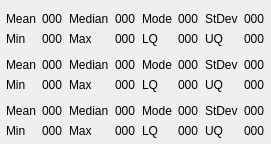
<?xml version="1.0" encoding="UTF-8"?>
<ui version="4.0">
 <class>OpenMVPluginHistogram</class>
 <widget class="QWidget" name="OpenMVPluginHistogram">
  <layout class="QVBoxLayout" name="layout" stretch="1,0,1,0,1,0">
   <property name="spacing">
    <number>6</number>
   </property>
   <property name="leftMargin">
    <number>0</number>
   </property>
   <property name="topMargin">
    <number>6</number>
   </property>
   <property name="rightMargin">
    <number>0</number>
   </property>
   <property name="bottomMargin">
    <number>6</number>
   </property>
   <item>
    <widget class="QCustomPlot" name="C0Plot" native="true"/>
   </item>
   <item>
    <widget class="QWidget" name="C0Stats" native="true">
     <layout class="QGridLayout" name="C0StatsLayout">
      <property name="leftMargin">
       <number>6</number>
      </property>
      <property name="topMargin">
       <number>0</number>
      </property>
      <property name="rightMargin">
       <number>6</number>
      </property>
      <property name="bottomMargin">
       <number>0</number>
      </property>
      <item row="1" column="1">
       <widget class="QLabel" name="C0MinValue">
        <property name="text">
         <string>000</string>
        </property>
       </widget>
      </item>
      <item row="1" column="2">
       <widget class="QLabel" name="C0MaxLabel">
        <property name="text">
         <string>Max</string>
        </property>
       </widget>
      </item>
      <item row="0" column="2">
       <widget class="QLabel" name="C0MedianLabel">
        <property name="text">
         <string>Median</string>
        </property>
       </widget>
      </item>
      <item row="1" column="3">
       <widget class="QLabel" name="C0MaxValue">
        <property name="text">
         <string>000</string>
        </property>
       </widget>
      </item>
      <item row="0" column="3">
       <widget class="QLabel" name="C0MedianValue">
        <property name="text">
         <string>000</string>
        </property>
       </widget>
      </item>
      <item row="0" column="4">
       <widget class="QLabel" name="C0ModeLabel">
        <property name="text">
         <string>Mode</string>
        </property>
       </widget>
      </item>
      <item row="0" column="5">
       <widget class="QLabel" name="C0ModeValue">
        <property name="text">
         <string>000</string>
        </property>
       </widget>
      </item>
      <item row="1" column="5">
       <widget class="QLabel" name="C0LQValue">
        <property name="text">
         <string>000</string>
        </property>
       </widget>
      </item>
      <item row="1" column="4">
       <widget class="QLabel" name="C0LQLabel">
        <property name="text">
         <string>LQ</string>
        </property>
       </widget>
      </item>
      <item row="1" column="6">
       <widget class="QLabel" name="C0UQLabel">
        <property name="text">
         <string>UQ</string>
        </property>
       </widget>
      </item>
      <item row="0" column="6">
       <widget class="QLabel" name="C0StDevLabel">
        <property name="text">
         <string>StDev</string>
        </property>
       </widget>
      </item>
      <item row="1" column="0">
       <widget class="QLabel" name="C0MinLabel">
        <property name="text">
         <string>Min</string>
        </property>
       </widget>
      </item>
      <item row="0" column="1">
       <widget class="QLabel" name="C0MeanValue">
        <property name="text">
         <string>000</string>
        </property>
       </widget>
      </item>
      <item row="0" column="0">
       <widget class="QLabel" name="C0MeanLabel">
        <property name="text">
         <string>Mean</string>
        </property>
       </widget>
      </item>
      <item row="0" column="7">
       <widget class="QLabel" name="C0StDevValue">
        <property name="text">
         <string>000</string>
        </property>
       </widget>
      </item>
      <item row="1" column="7">
       <widget class="QLabel" name="C0UQValue">
        <property name="text">
         <string>000</string>
        </property>
       </widget>
      </item>
     </layout>
    </widget>
   </item>
   <item>
    <widget class="QCustomPlot" name="C1Plot" native="true"/>
   </item>
   <item>
    <widget class="QWidget" name="C1Stats" native="true">
     <layout class="QGridLayout" name="C1StatsLayout">
      <property name="leftMargin">
       <number>6</number>
      </property>
      <property name="topMargin">
       <number>0</number>
      </property>
      <property name="rightMargin">
       <number>6</number>
      </property>
      <property name="bottomMargin">
       <number>0</number>
      </property>
      <item row="1" column="1">
       <widget class="QLabel" name="C1MinValue">
        <property name="text">
         <string>000</string>
        </property>
       </widget>
      </item>
      <item row="1" column="2">
       <widget class="QLabel" name="C1MaxLabel">
        <property name="text">
         <string>Max</string>
        </property>
       </widget>
      </item>
      <item row="0" column="2">
       <widget class="QLabel" name="C1MedianLabel">
        <property name="text">
         <string>Median</string>
        </property>
       </widget>
      </item>
      <item row="1" column="3">
       <widget class="QLabel" name="C1MaxValue">
        <property name="text">
         <string>000</string>
        </property>
       </widget>
      </item>
      <item row="0" column="3">
       <widget class="QLabel" name="C1MedianValue">
        <property name="text">
         <string>000</string>
        </property>
       </widget>
      </item>
      <item row="0" column="4">
       <widget class="QLabel" name="C1ModeLabel">
        <property name="text">
         <string>Mode</string>
        </property>
       </widget>
      </item>
      <item row="0" column="5">
       <widget class="QLabel" name="C1ModeValue">
        <property name="text">
         <string>000</string>
        </property>
       </widget>
      </item>
      <item row="1" column="5">
       <widget class="QLabel" name="C1LQValue">
        <property name="text">
         <string>000</string>
        </property>
       </widget>
      </item>
      <item row="1" column="4">
       <widget class="QLabel" name="C1LQLabel">
        <property name="text">
         <string>LQ</string>
        </property>
       </widget>
      </item>
      <item row="1" column="6">
       <widget class="QLabel" name="C1UQLabel">
        <property name="text">
         <string>UQ</string>
        </property>
       </widget>
      </item>
      <item row="0" column="6">
       <widget class="QLabel" name="C1StDevLabel">
        <property name="text">
         <string>StDev</string>
        </property>
       </widget>
      </item>
      <item row="1" column="0">
       <widget class="QLabel" name="C1MinLabel">
        <property name="text">
         <string>Min</string>
        </property>
       </widget>
      </item>
      <item row="0" column="1">
       <widget class="QLabel" name="C1MeanValue">
        <property name="text">
         <string>000</string>
        </property>
       </widget>
      </item>
      <item row="0" column="0">
       <widget class="QLabel" name="C1MeanLabel">
        <property name="text">
         <string>Mean</string>
        </property>
       </widget>
      </item>
      <item row="0" column="7">
       <widget class="QLabel" name="C1StDevValue">
        <property name="text">
         <string>000</string>
        </property>
       </widget>
      </item>
      <item row="1" column="7">
       <widget class="QLabel" name="C1UQValue">
        <property name="text">
         <string>000</string>
        </property>
       </widget>
      </item>
     </layout>
    </widget>
   </item>
   <item>
    <widget class="QCustomPlot" name="C2Plot" native="true"/>
   </item>
   <item>
    <widget class="QWidget" name="C2Stats" native="true">
     <layout class="QGridLayout" name="C2StatsLayout">
      <property name="leftMargin">
       <number>6</number>
      </property>
      <property name="topMargin">
       <number>0</number>
      </property>
      <property name="rightMargin">
       <number>6</number>
      </property>
      <property name="bottomMargin">
       <number>0</number>
      </property>
      <item row="1" column="1">
       <widget class="QLabel" name="C2MinValue">
        <property name="text">
         <string>000</string>
        </property>
       </widget>
      </item>
      <item row="1" column="2">
       <widget class="QLabel" name="C2MaxLabel">
        <property name="text">
         <string>Max</string>
        </property>
       </widget>
      </item>
      <item row="0" column="2">
       <widget class="QLabel" name="C2MedianLabel">
        <property name="text">
         <string>Median</string>
        </property>
       </widget>
      </item>
      <item row="1" column="3">
       <widget class="QLabel" name="C2MaxValue">
        <property name="text">
         <string>000</string>
        </property>
       </widget>
      </item>
      <item row="0" column="3">
       <widget class="QLabel" name="C2MedianValue">
        <property name="text">
         <string>000</string>
        </property>
       </widget>
      </item>
      <item row="0" column="4">
       <widget class="QLabel" name="C2ModeLabel">
        <property name="text">
         <string>Mode</string>
        </property>
       </widget>
      </item>
      <item row="0" column="5">
       <widget class="QLabel" name="C2ModeValue">
        <property name="text">
         <string>000</string>
        </property>
       </widget>
      </item>
      <item row="1" column="5">
       <widget class="QLabel" name="C2LQValue">
        <property name="text">
         <string>000</string>
        </property>
       </widget>
      </item>
      <item row="1" column="4">
       <widget class="QLabel" name="C2LQLabel">
        <property name="text">
         <string>LQ</string>
        </property>
       </widget>
      </item>
      <item row="1" column="6">
       <widget class="QLabel" name="C2UQLabel">
        <property name="text">
         <string>UQ</string>
        </property>
       </widget>
      </item>
      <item row="0" column="6">
       <widget class="QLabel" name="C2StDevLabel">
        <property name="text">
         <string>StDev</string>
        </property>
       </widget>
      </item>
      <item row="1" column="0">
       <widget class="QLabel" name="C2MinLabel">
        <property name="text">
         <string>Min</string>
        </property>
       </widget>
      </item>
      <item row="0" column="1">
       <widget class="QLabel" name="C2MeanValue">
        <property name="text">
         <string>000</string>
        </property>
       </widget>
      </item>
      <item row="0" column="0">
       <widget class="QLabel" name="C2MeanLabel">
        <property name="text">
         <string>Mean</string>
        </property>
       </widget>
      </item>
      <item row="0" column="7">
       <widget class="QLabel" name="C2StDevValue">
        <property name="text">
         <string>000</string>
        </property>
       </widget>
      </item>
      <item row="1" column="7">
       <widget class="QLabel" name="C2UQValue">
        <property name="text">
         <string>000</string>
        </property>
       </widget>
      </item>
     </layout>
    </widget>
   </item>
  </layout>
 </widget>
 <customwidgets>
  <customwidget>
   <class>QCustomPlot</class>
   <extends>QWidget</extends>
   <header>openmv/qcustomplot/qcustomplot.h</header>
   <container>1</container>
  </customwidget>
 </customwidgets>
 <resources/>
 <connections/>
</ui>
